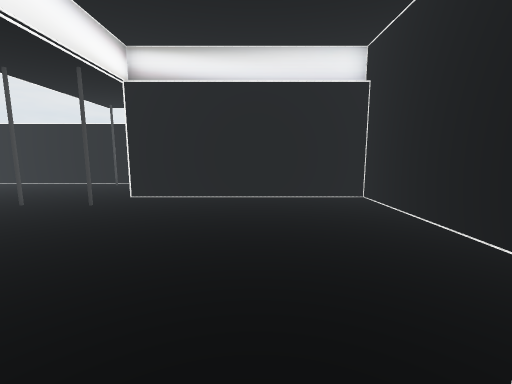
View 1 (above)

23 first-person views from a walk through a 3-D level made in the Unity game engine. The camera is 1.4 m above the floor, tilts 8° down and sees 90° across. The floor is counted in squares, 1 m on a side. Each view is taken from the middle of a square. On the plan, view 1 faces up. The plan holds only what a view shows up to about 13 squares ahead; the rest is blank. The place goes on beyond the plan. The player character is not drawn. Door leaves are left out, so doorways stand open. Some surface patterns are stand-ins.

View 2
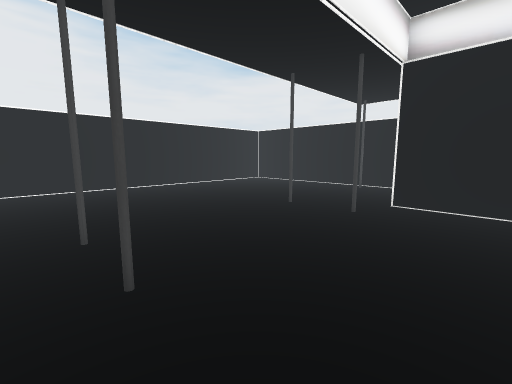

View 3
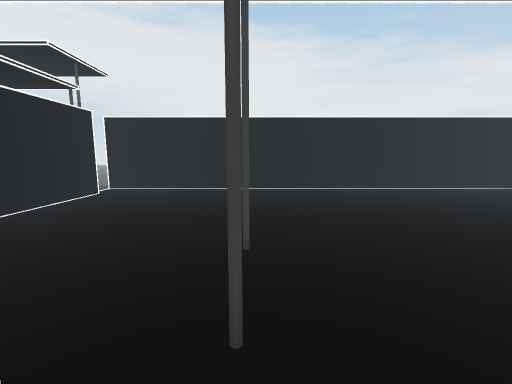

View 4
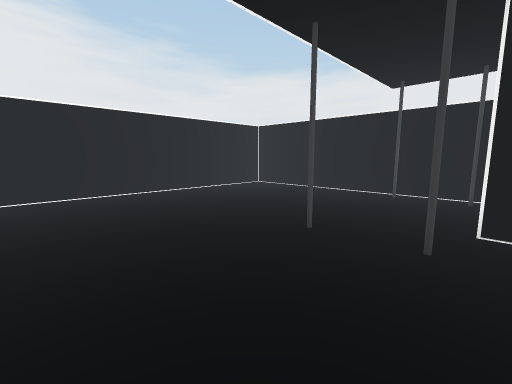

View 5
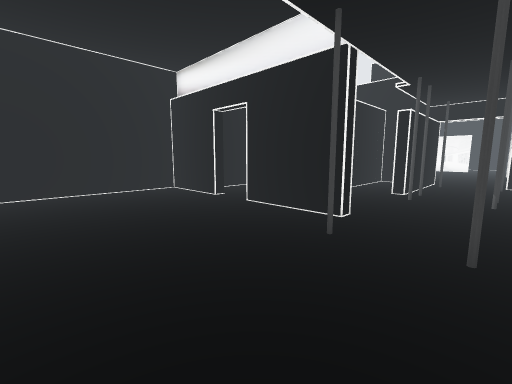

View 6
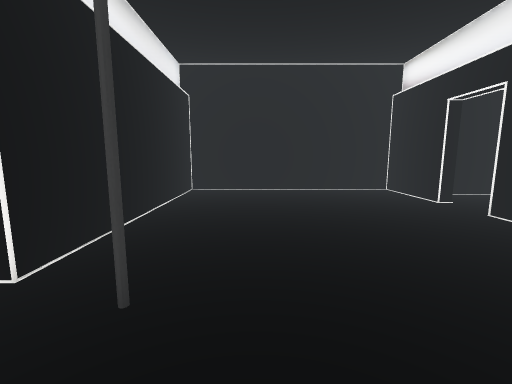

View 7
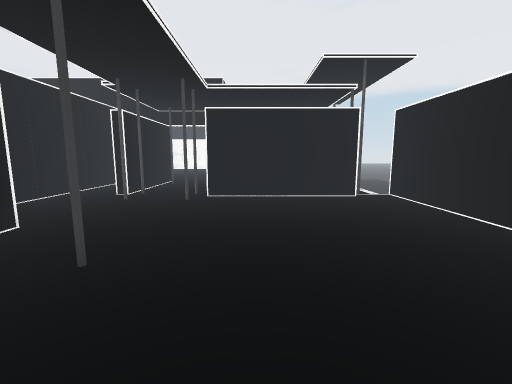

View 8
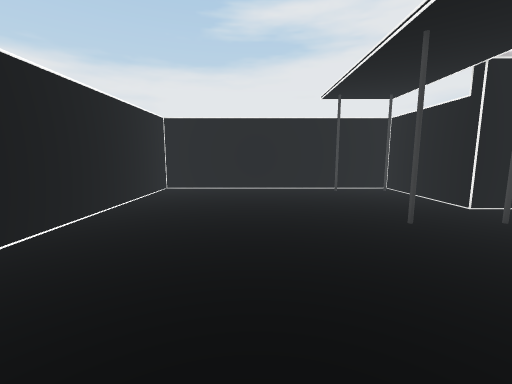

View 9
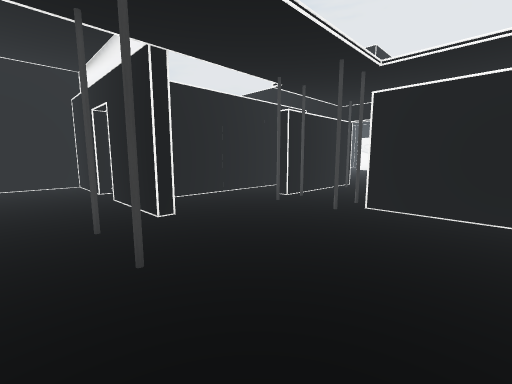

View 10
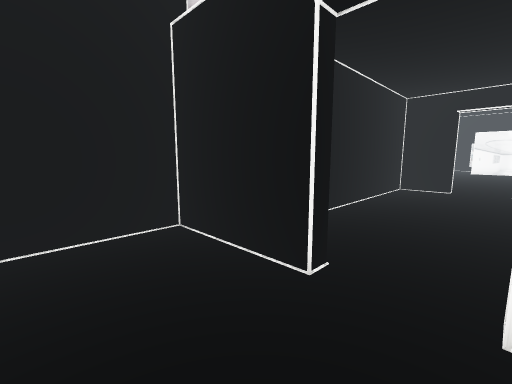

View 11
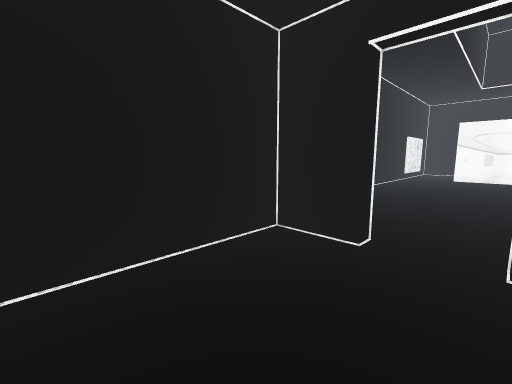

View 12
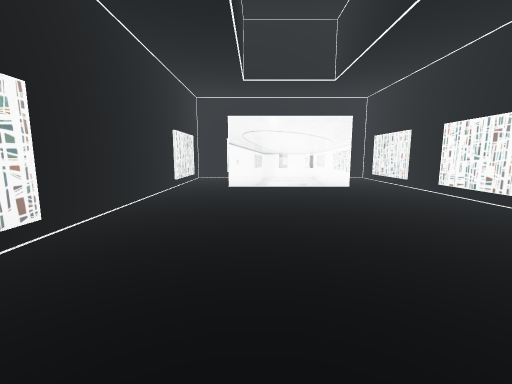

View 13
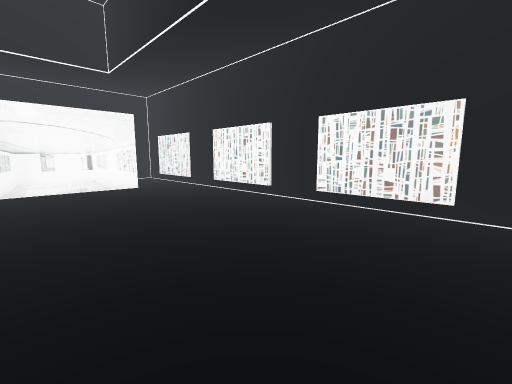

View 14
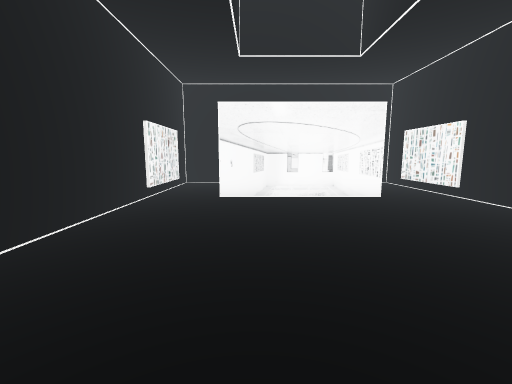

View 15
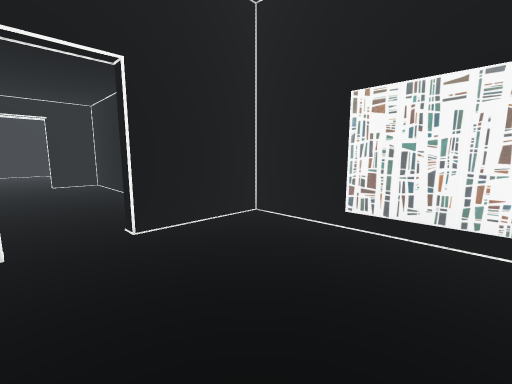

View 16
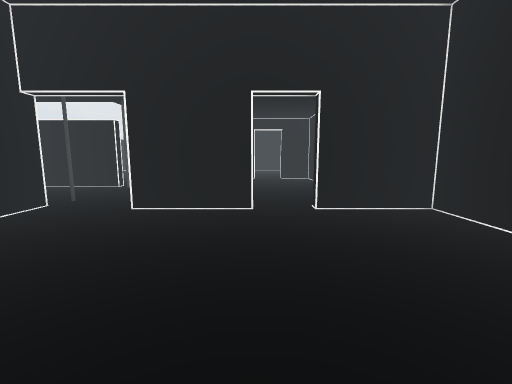

View 17
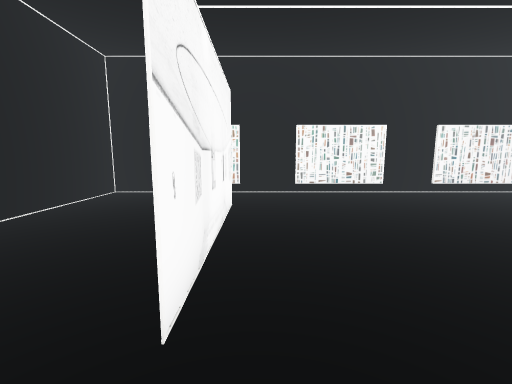

View 18
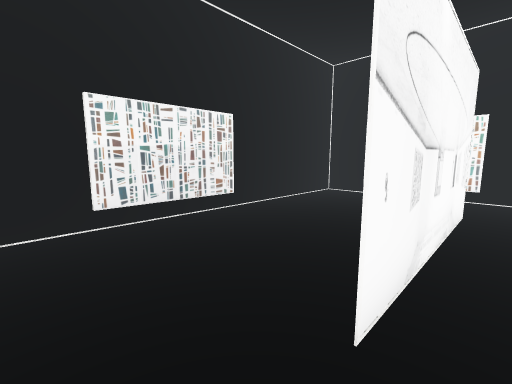

View 19
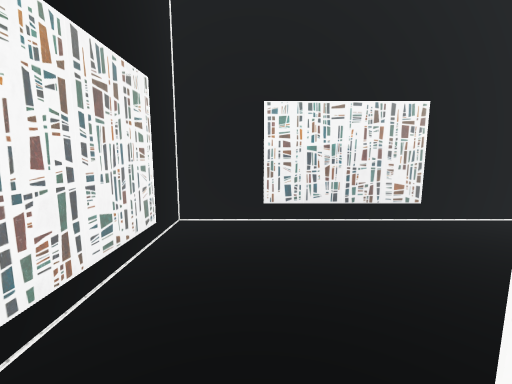

View 20
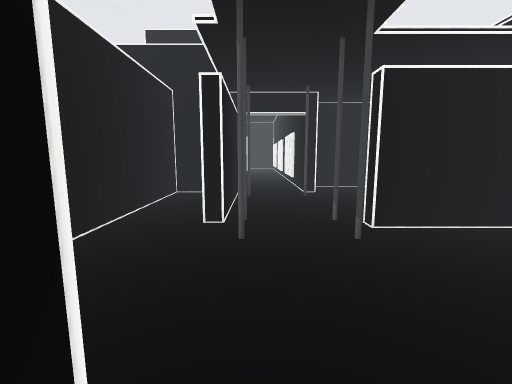

View 21
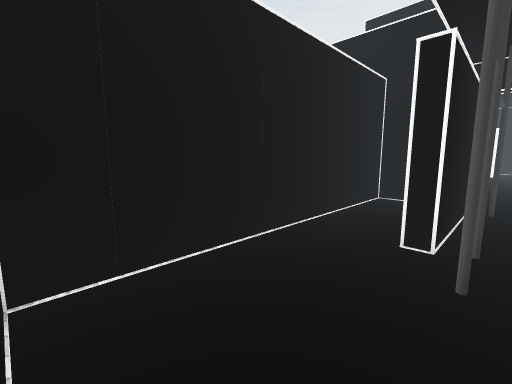

View 22
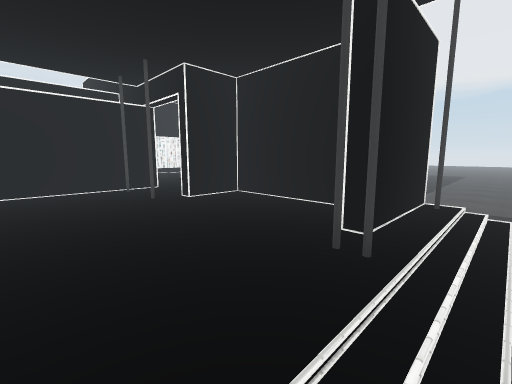

View 23
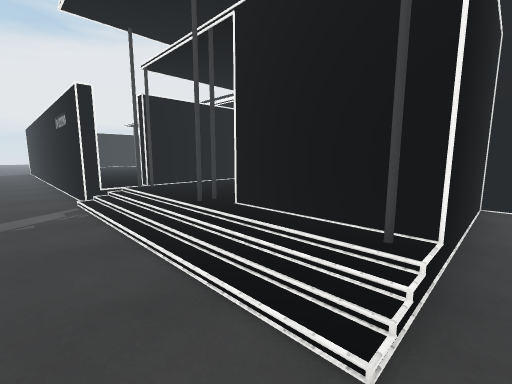

### Floor plan
Key: @ floor where view 1 was taken; # wall or solid block; . main floor; - floor 0.5 m lower than the main floor; / step, stairs or slope; D open door; P black pillar; O other object.
Columns run from 16 left of view 1 to 4 right of it. Each row starts with its distance up from view 1.
 13   O#########O
 12   #......P.P#
 11   #.........#
 10   #.........#
  9   #......... #######O
  8   #.........O.......#
  7   #......P.P........#
  6   #.................#
  5   #.................#
  4 --#.................#
  3 --#.................#
  2 --#......P.P........#
  1 --#.................O
  0 --#.........O#O.@DO #
 -1 --#...........O...#
 -2 --#...........#...#
 -3 --#......P.P..O...#
 -4 --ODO####O..O.#...#
 -5 --/#P....P.P#.#...#
 -6 --/.........#. ...#
 -7 --/.........#.#...#
 -8 --/#P....P.P#. ...#
 -9 --/OO....O..O#OD.DO #
-10 --/.#....#..........#
-11 --/. ####O..........#
-12  -/OO####O..........#
-13 - -------O..........#
-14   -      #..........#
-15   ---    #..........#
-16   ---    #..........#
-17   ---    #..........#
-18   ---    #..........#
-19   ---    #..........#
-20   ---    #..........#
-21   ---    #..........#
-22   --     #..........#
-23          #..######..#
-24          #..........#
-25          #..........#
-26          #..........#
-27          #..........#
-28          ############

Where each view was taken, in squares from view 1:
view 1: 0 up, 0 right, facing up
view 2: 1 up, 2 left, facing up-left
view 3: 2 up, 3 left, facing left
view 4: 3 up, 4 left, facing up-left
view 5: 6 up, 7 left, facing down-right
view 6: 6 up, 7 left, facing right
view 7: 5 up, 9 left, facing down
view 8: 2 up, 10 left, facing up
view 9: 3 up, 10 left, facing down-right
view 10: 3 up, 1 left, facing down-right
view 11: 5 down, 1 left, facing down-right
view 12: 11 down, 0 right, facing down
view 13: 11 down, 0 right, facing down-left
view 14: 14 down, 0 right, facing down
view 15: 14 down, 1 left, facing up-right
view 16: 16 down, 1 left, facing up
view 17: 22 down, 3 right, facing left
view 18: 22 down, 3 right, facing down-left
view 19: 22 down, 2 right, facing down
view 20: 1 up, 5 left, facing down
view 21: 0 up, 5 left, facing down-right
view 22: 5 down, 14 left, facing down-right
view 23: 13 down, 16 left, facing up-right
